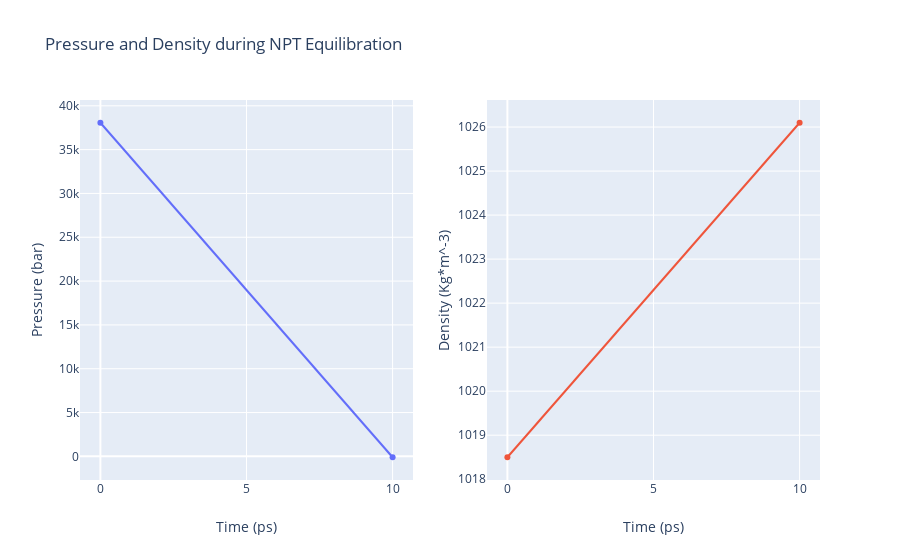

Write notebook code for a chart like this one.
### Markdown cell above
Please note the information shown by the next plots **increases with the time simulated**, and are included as a **reference for more complex calculations**.

### Code cell
import plotly
from plotly import tools
import plotly.graph_objs as go

# Read pressure and density data from file 
with open(output_eqA_pd_xvg,'r') as pd_file:
    x,y,z = map(
        list,
        zip(*[
            (float(line.split()[0]),float(line.split()[1]),float(line.split()[2]))
            for line in pd_file 
            if not line.startswith(("#","@")) 
        ])
    )

plotly.offline.init_notebook_mode(connected=True)

trace1 = go.Scatter(
    x=x,y=y
)
trace2 = go.Scatter(
    x=x,y=z
)

fig = tools.make_subplots(rows=1, cols=2, print_grid=False)

fig.append_trace(trace1, 1, 1)
fig.append_trace(trace2, 1, 2)

fig['layout']['xaxis1'].update(title='Time (ps)')
fig['layout']['xaxis2'].update(title='Time (ps)')
fig['layout']['yaxis1'].update(title='Pressure (bar)')
fig['layout']['yaxis2'].update(title='Density (Kg*m^-3)')

fig['layout'].update(title='Pressure and Density during NPT Equilibration')
fig['layout'].update(showlegend=False)

plotly.offline.iplot(fig)

### Figure 1 — Plotly figure (JSON) as saved in the notebook; plotly's stock layout.template omitted (floating-point values rounded to 4 significant figures)
{"data": [{"type": "scatter", "x": [0, 10], "xaxis": "x", "y": [38070.0, -101.9], "yaxis": "y"}, {"type": "scatter", "x": [0, 10], "xaxis": "x2", "y": [1018.0, 1026.0], "yaxis": "y2"}], "layout": {"showlegend": false, "title": {"text": "Pressure and Density during NPT Equilibration"}, "xaxis": {"anchor": "y", "domain": [0, 0.45], "title": {"text": "Time (ps)"}}, "xaxis2": {"anchor": "y2", "domain": [0.55, 1], "title": {"text": "Time (ps)"}}, "yaxis": {"anchor": "x", "domain": [0, 1], "title": {"text": "Pressure (bar)"}}, "yaxis2": {"anchor": "x2", "domain": [0, 1], "title": {"text": "Density (Kg*m^-3)"}}}}
